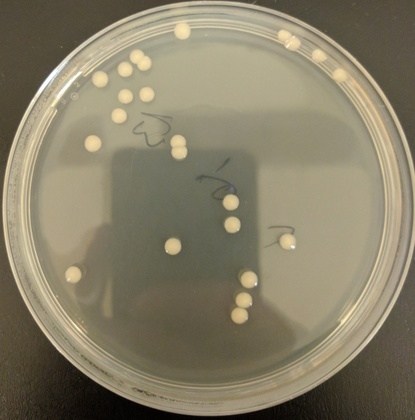
%> input picture Base de datos/sp11_img01.jpg, 415 x 420 px, shrunk from 2716 x 2750 before the run
$ octave eliminar2.m   (GNU Octave 9; MATLAB toolbox functions it lacks are replaced by stand-ins)
%> lines starting %> are read from the running program, lines starting %| are printed output that depends on the picture; in (x1, y1, x2, y2) boxes, pixels count from 0 and x2, y2 are one past the last pixel; in counts of white or black regions, pixels touching at a corner belong together; the program's own positions count from 1
clear all;
close all;
clc;

% Cargar y preparar imagen
I = imread("sp11_img01.jpg");
%> I is the input picture: size 420x415x3 uint8; mean R, G, B 134.7, 126.9, 103.7
[alto, ancho, canales] = size(I);
%> alto = 420; ancho = 415; canales = 3

% Crear máscara circular de la Petri
X = ancho/2;
%> X = 207.5
Y = alto/2;
%> Y = 210
R = min(ancho,alto)/2 * 0.85;
%> R = 176.4

mascara = zeros(alto, ancho);
for x = 1:ancho
    for y = 1:alto
        d = sqrt((x - X)^2 + (y - Y)^2);
        if d <= R
            mascara(y, x) = 1;
        else
            mascara(y, x) = 0;
        end
    end
end
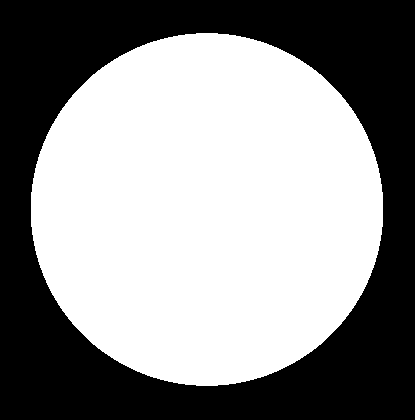
%> mascara: size 420x415 double; values 0 (black) and 1 (white), 56.1% white; 1 black region, box (x1, y1, x2, y2) and area: (0, 0, 415, 420) 76596

I_segmentada = I;
for canal = 1:canales
    I_segmentada(:,:,canal) = I(:,:,canal) .* uint8(mascara);
end
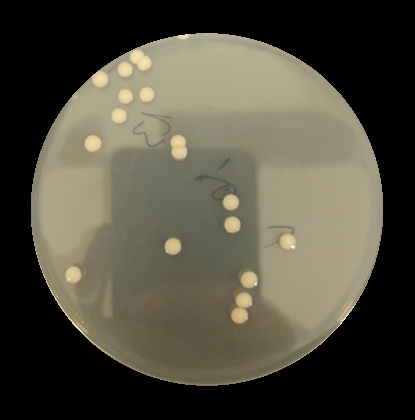
%> I_segmentada: size 420x415x3 uint8; mean R, G, B 80.4, 76.7, 62.7

Ig = rgb2gray(I_segmentada);
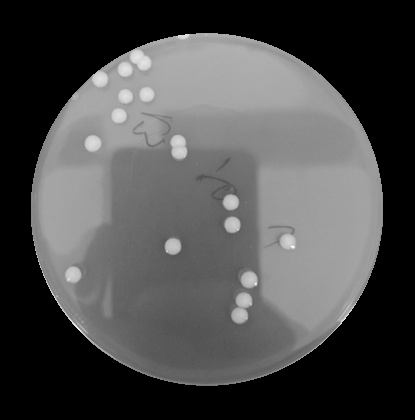
%> Ig: size 420x415 uint8; min 0, max 252, mean 76.2
figure();
imshow(Ig);
title('Imagen en Escala de Grises');

$ run again, with Base de datos/sp11_img02.jpg copied over Base de datos/sp11_img01.jpg
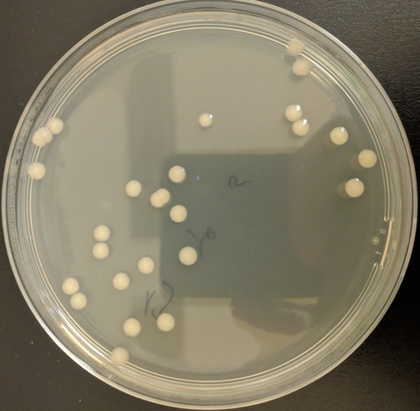
%> input picture Base de datos/sp11_img02.jpg, 420 x 411 px, shrunk from 2980 x 2917 before the run
%> I is the input picture: size 411x420x3 uint8; mean R, G, B 131.4, 124.6, 103.4
%> after the loop `for x = 1:ancho`:
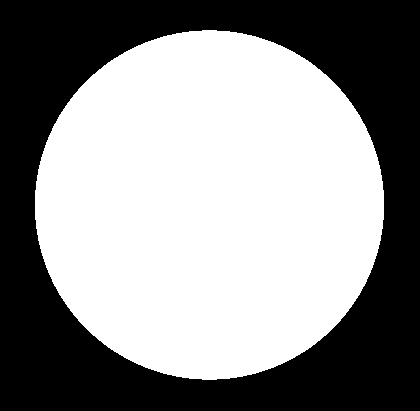
%> mascara: size 411x420 double; values 0 (black) and 1 (white), 55.5% white; 1 black region, box (x1, y1, x2, y2) and area: (0, 0, 420, 411) 76766
%> `Ig = rgb2gray(I_segmentada);`:
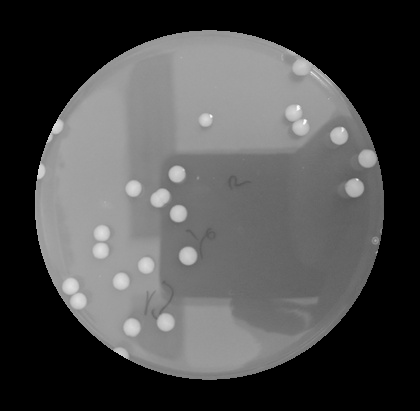
%> Ig: size 411x420 uint8; min 0, max 253, mean 76.3

$ run again, with Base de datos/sp11_img03.jpg copied over Base de datos/sp11_img01.jpg
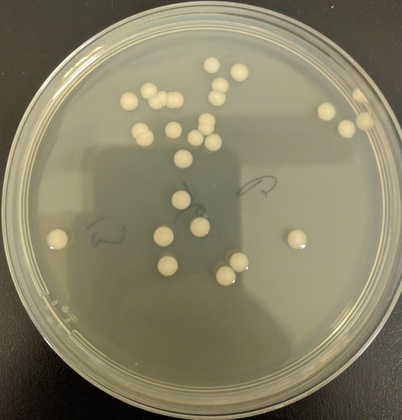
%> input picture Base de datos/sp11_img03.jpg, 402 x 420 px, shrunk from 2812 x 2936 before the run
%> I is the input picture: size 420x402x3 uint8; mean R, G, B 134.3, 128.8, 102.3
%> after the loop `for x = 1:ancho`:
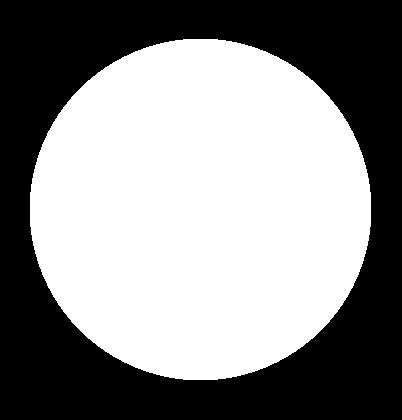
%> mascara: size 420x402 double; values 0 (black) and 1 (white), 54.3% white; 1 black region, box (x1, y1, x2, y2) and area: (0, 0, 402, 420) 77135
%> `Ig = rgb2gray(I_segmentada);`:
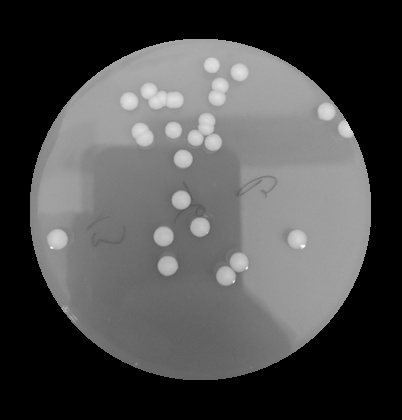
%> Ig: size 420x402 uint8; min 0, max 254, mean 75.8

$ run again, with Base de datos/sp11_img04.jpg copied over Base de datos/sp11_img01.jpg
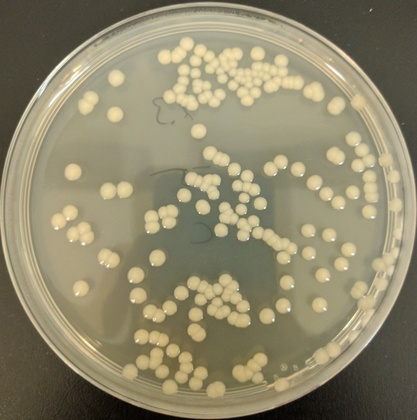
%> input picture Base de datos/sp11_img04.jpg, 417 x 420 px, shrunk from 2594 x 2614 before the run
%> I is the input picture: size 420x417x3 uint8; mean R, G, B 143.6, 136.4, 108.5
%> after the loop `for x = 1:ancho`:
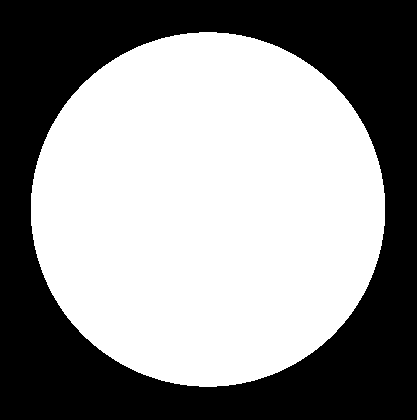
%> mascara: size 420x417 double; values 0 (black) and 1 (white), 56.3% white; 1 black region, box (x1, y1, x2, y2) and area: (0, 0, 417, 420) 76466
%> `Ig = rgb2gray(I_segmentada);`:
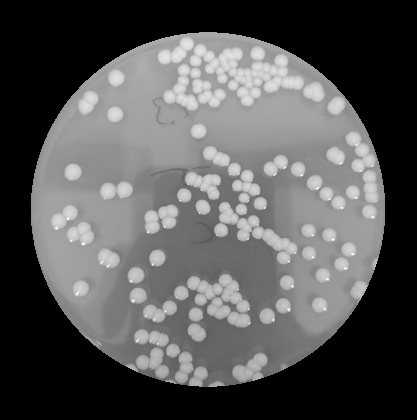
%> Ig: size 420x417 uint8; min 0, max 253, mean 85.4
